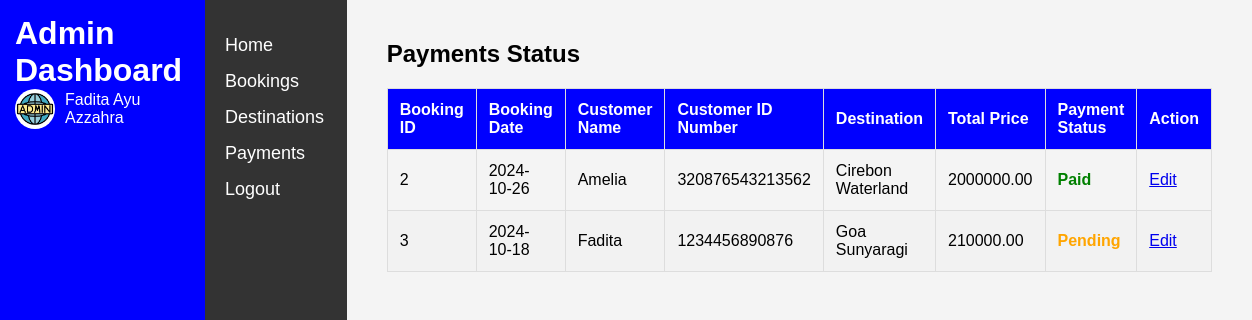
The app's page /admins/payments.php (signed in) with its own data.
### tables this page shows
CREATE TABLE `bookings` (
  `booking_id` int(11) NOT NULL,
  `destination_id` int(11) NOT NULL,
  `booking_date` date NOT NULL,
  `num_adults` int(11) NOT NULL,
  `num_children` int(11) NOT NULL,
  `total_price` decimal(10,2) NOT NULL,
  `customer_name` varchar(255) NOT NULL,
  `customer_contact` varchar(255) NOT NULL,
  `payment_method` enum('whatsapp','other_app') NOT NULL,
  `payment_status` enum('pending','paid','cancelled') NOT NULL DEFAULT 'pending',
  `created_at` timestamp NOT NULL DEFAULT current_timestamp(),
  `updated_at` timestamp NOT NULL DEFAULT current_timestamp() ON UPDATE current_timestamp(),
  `customer_id_number` varchar(16) NOT NULL
);

CREATE TABLE `destinations` (
  `destination_id` int(11) NOT NULL,
  `name_destination` varchar(255) NOT NULL,
  `location` varchar(500) NOT NULL,
  `image` varchar(255) DEFAULT NULL,
  `phone_number` varchar(13) DEFAULT NULL,
  `created_at` timestamp NOT NULL DEFAULT current_timestamp(),
  `updated_at` timestamp NOT NULL DEFAULT current_timestamp() ON UPDATE current_timestamp(),
  `price` decimal(10,2) NOT NULL,
  `video_url` varchar(255) NOT NULL
);

### admins/payments.php (the view, shortened to what this page needs)
<?php
include '../config/config.php';
$sql = "SELECT bookings.booking_id, bookings.booking_date, bookings.customer_name, bookings.total_price,
               bookings.payment_status, bookings.customer_id_number, destinations.name_destination
        FROM bookings
        JOIN destinations ON bookings.destination_id = destinations.destination_id";
$result = $conn->query($sql);
?>
<!DOCTYPE html>
<html lang="en">
<head>
    <link rel="stylesheet" href="../assets/css/admins/style.css">
</head>
<body>
    <div class="dashboard-container">
        <header class="dashboard-header">
            <h1>Admin Dashboard</h1>
            <div class="profile-section">
                <img src="../assets/images/profile.jpg" alt="Profile Avatar" class="avatar">
                <span><?php echo $_SESSION['full_name']; ?></span>
            </div>
        </header>
        <aside class="sidebar">
            <ul>
                <li><a href="dashboard.php">Home</a></li>
                <li><a href="bookings.php">Bookings</a></li>
                <li><a href="destinations.php">Destinations</a></li>
                <li><a href="payments.php">Payments</a></li>
                <li><a href="logout.php">Logout</a></li>
            </ul>
        </aside>
        <main class="main-content">
            <h2>Payments Status</h2>
            <?php if ($result->num_rows > 0): ?>
                <table>
                <thead>
                    <tr>
                        <th>Booking ID</th>
                        <th>Booking Date</th>
                        <th>Customer Name</th>
                        <th>Customer ID Number</th>
                        <th>Destination</th>
                        <th>Total Price</th>
                        <th>Payment Status</th>
                        <th>Action</th>
                    </tr>
                </thead>
                <tbody>
                    <?php while ($row = $result->fetch_assoc()): ?>
                        <tr>
                            <td><?php echo $row['booking_id']; ?></td>
                            <td><?php echo $row['booking_date']; ?></td>
                            <td><?php echo $row['customer_name']; ?></td>
                            <td><?php echo $row['customer_id_number']; ?></td>
                            <td><?php echo $row['name_destination']; ?></td>
                            <td><?php echo $row['total_price']; ?></td>
                            <td>
                                <?php if ($row['payment_status'] == 'paid'): ?>
                                    <span class="status-paid">Paid</span>
                                <?php elseif ($row['payment_status'] == 'pending'): ?>
                                    <span class="status-pending">Pending</span>
                                <?php else: ?>
                                    <span class="status-cancelled">Cancelled</span>
                                <?php endif; ?>
                            </td>
                            <td>
                                <a href="edit_payment.php?booking_id=<?php echo $row['booking_id']; ?>">Edit</a>
                            </td>
                        </tr>
                    <?php endwhile; ?>
                </tbody>
            </table>
            <?php else: ?>
                <p>No bookings found.</p>
            <?php endif; ?>
        </main>
    </div>
</body>
</html>

### assets/css/admins/style.css (style rules this page uses)
* { margin: 0; padding: 0; box-sizing: border-box; }
body { font-family: Arial, sans-serif; background-color: #f4f4f4; }
.dashboard-container { display: flex; height: 200vh; }
.dashboard-header { background-color: blue; color: white; padding: 15px; display: block; justify-content: space-between; align-items: center; }
.dashboard-header h1 { margin: 0; }
.profile-section { display: flex; align-items: center; }
.profile-section .avatar { width: 40px; height: 40px; border-radius: 50%; margin-right: 10px; }
.sidebar { width: 200px; background-color: #333; padding: 20px; color: white; }
.sidebar ul { list-style-type: none; }
.sidebar ul li { margin: 15px 0; }
.sidebar ul li a { color: white; text-decoration: none; font-size: 18px; }
.main-content { flex-grow: 1; padding: 40px; }

### admins/payments.php (style rules this page uses)
table { width: 100%; border-collapse: collapse; margin-top: 20px; }
table, th, td { border: 1px solid #ddd; }
th, td { padding: 12px; text-align: left; }
th { background-color: blue; color: white; }
tr:nth-child(even) { background-color: #f2f2f2; }
.main-content h2 { margin-bottom: 20px; }
.status-paid { color: green; font-weight: bold; }
.status-pending { color: orange; font-weight: bold; }

### records on screen
bookings: booking_id "2", booking_date "2024-10-26", customer_name "Amelia", customer_id_number "320876543213562", destination.name_destination "Cirebon Waterland", total_price "2000000.00", payment_status "Paid"
bookings: booking_id "3", booking_date "2024-10-18", customer_name "Fadita", customer_id_number "1234456890876", destination.name_destination "Goa Sunyaragi", total_price "210000.00", payment_status "Pending"

### other values on screen
$_SESSION['full_name'] "Fadita Ayu Azzahra"
